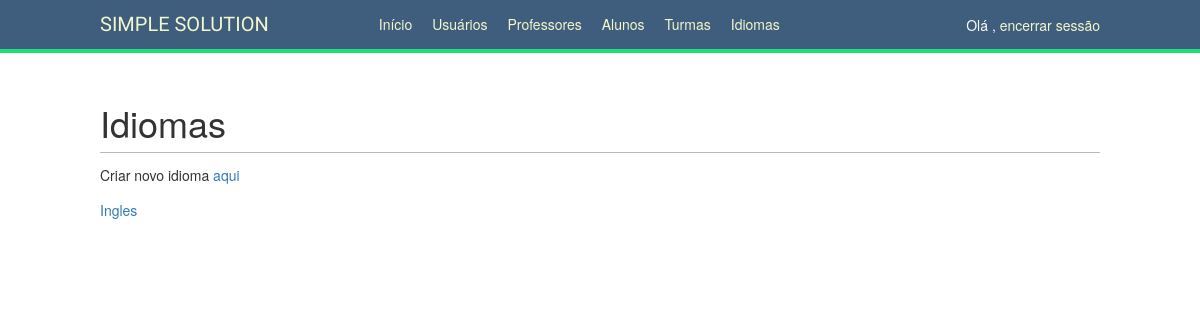
The page /school/subjects/ (signed in) on the database as committed earlier.
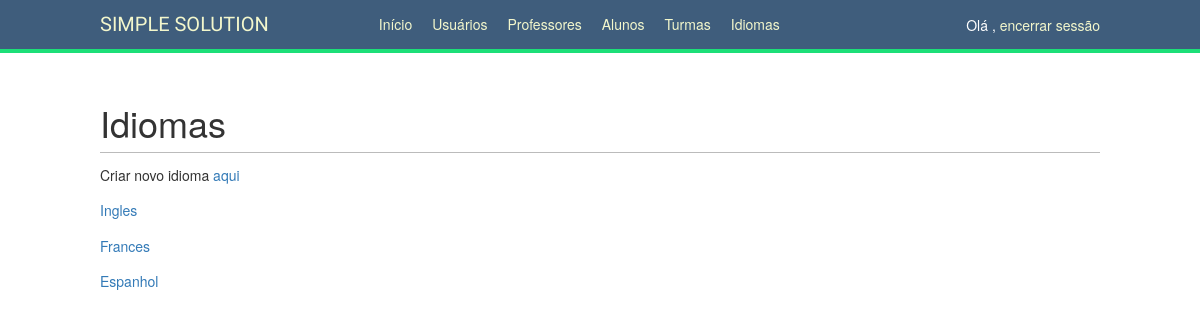
The same page on the database as committed later.
### school/models.py (models this page shows, shortened)
class Subject(models.Model):
    STARTER = 'STARTER'
    BASIC = 'BASIC'
    INTERMEDIATE = 'INTERMEDIATE'
    ADVANCED = 'ADVANCED'
    SUBJECT_TYPE_MAP = {
        STARTER: 'STARTER',
        BASIC: 'BASIC',
        INTERMEDIATE: 'INTERMEDIATE',
        ADVANCED: 'ADVANCED',
    }
    SUBJECT_TYPE_CHOICES = (
        (STARTER, SUBJECT_TYPE_MAP[STARTER]),
        (BASIC, SUBJECT_TYPE_MAP[BASIC]),
        (INTERMEDIATE, SUBJECT_TYPE_MAP[INTERMEDIATE]),
        (ADVANCED, SUBJECT_TYPE_MAP[ADVANCED]),
    )
    name = models.CharField(max_length=80, unique=True, verbose_name='Nome')
    code = models.CharField(max_length=25, unique=True, verbose_name='Código')
    subject_type = models.CharField(
        max_length=12,
        choices=SUBJECT_TYPE_CHOICES, verbose_name='Nível'
    )
    professors = models.ManyToManyField(Professor, blank=True,)
    students = models.ManyToManyField('Student', blank=True)

### school/views.py (the view)
@staff_member_required
def subject_list(request):
    subjects = Subject.objects.all()
    return render(request, 'school/subject/list.html', {'section': 'subjects',
                                                        'subjects': subjects})

### school/templates/school/subject/list.html (shortened to what this page needs)
{% extends "base.html" %}
{% block content %}
    <h1>Idiomas</h1>
    <p>Criar novo idioma <a href="{% url "subject_create" %}">aqui</a></p>
    {% for subject in subjects %}
        <div>
            <p class="title"><a href="{% url "subject_detail" subject.id %}">{{ subject.name }}</a></p>
        </div>
    {% endfor %}
{% endblock %}

Rows that differ between the two databases and show on the page:
added Subject: name "Frances"
added Subject: name "Espanhol"
